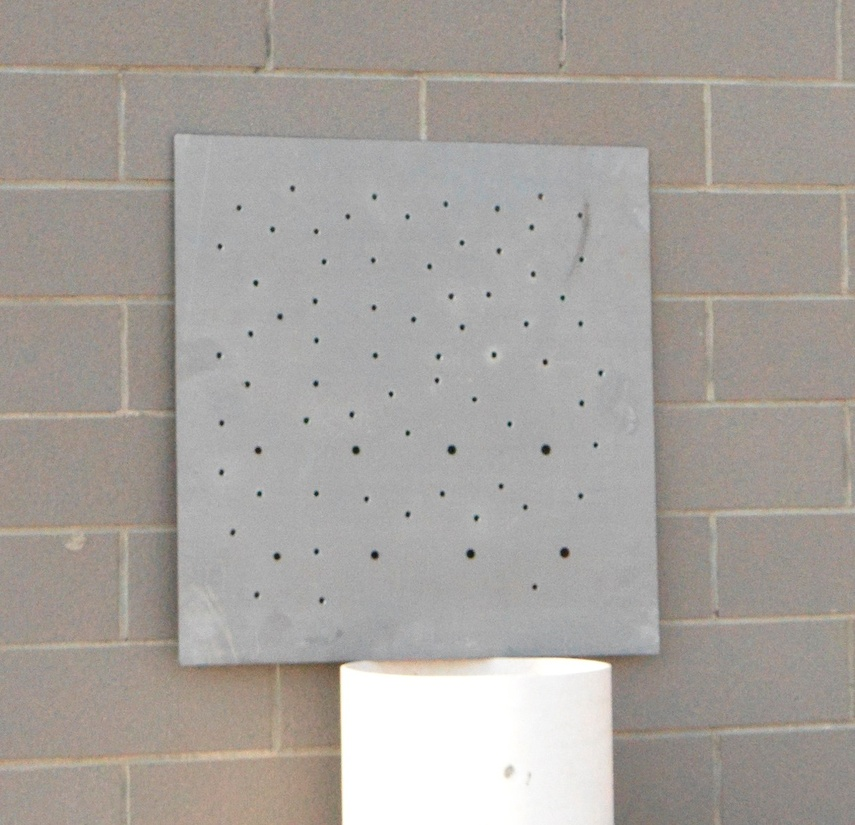
#> input picture license_plate/bullet_hole_5.jpg, 855 x 825 px, shrunk from 1213 x 1171 before the run, found by its file name
$ python bullet_hole.py   (older library calls are emulated)
#> lines starting #> are read from the running program, lines starting #| are printed output that depends on the picture; after the words box and inside, x2 and y2 are one past the last pixel; in counts of white or black regions, pixels touching at a corner belong together
import cv2
import numpy as np
from cv2.cv2 import GaussianBlur

image = cv2.imread('C:\\Users\\YFZX\\Desktop\\Python_code\\license_plate\\bullet_hole_5.jpg')
#> image is the input picture: shape (825, 855, 3); mean B, G, R 157, 162, 167.2
output=image.copy()
#print(image.shape)
cv2.namedWindow('demo', 0)

#cv2.imshow("image", image)

#hsv_img = cv2.cvtColor(image, cv2.COLOR_BGR2HSV)
#cv2.imshow("hsv", hsv_img)

gray_img = cv2.cvtColor(image, cv2.COLOR_BGR2GRAY )
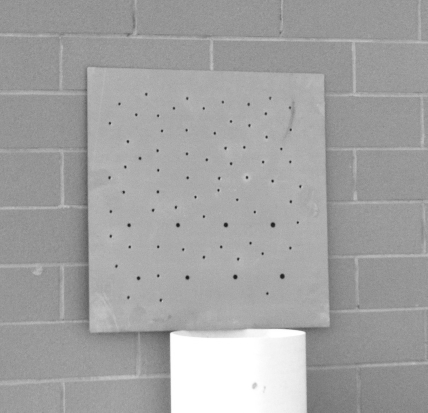
#> gray_img: shape (825, 855) (shown at 1/2 size); min 14, max 255, mean 163
#cv2.imshow("gray", gray_img)
gauss=cv2.GaussianBlur(gray_img,(9,9),0)
#cv2.imshow("Gauss", gauss)

ret, thresh = cv2.threshold(gauss, 120, 255, cv2.THRESH_BINARY) # 阈值分割
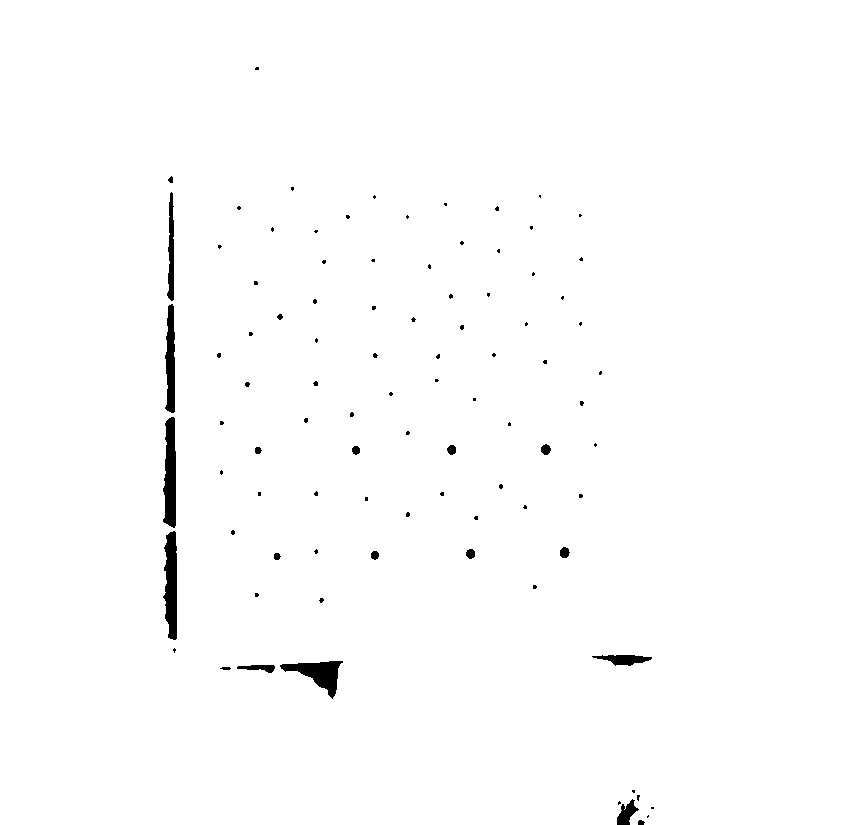
#> thresh: shape (825, 855); 99% white; 92 black regions (71 under 20 px), largest, box (x1, y1, x2, y2) and area: (163, 531, 177, 640) 1145, (163, 417, 176, 528) 1133, (280, 661, 343, 699) 1007
cv2.imshow("thresh0",thresh )

#sobel = cv2.Sobel(thresh, cv2.CV_8U, 1, 1, ksize=1) #对原始灰度图进行边缘检测，初步筛选出包含车牌位置的若干个区域
#cv2.imshow("sobel", sobel)

kernel_erode = np.ones((2,2), np.uint8)
erode = cv2.erode(thresh, kernel_erode,iterations=5)
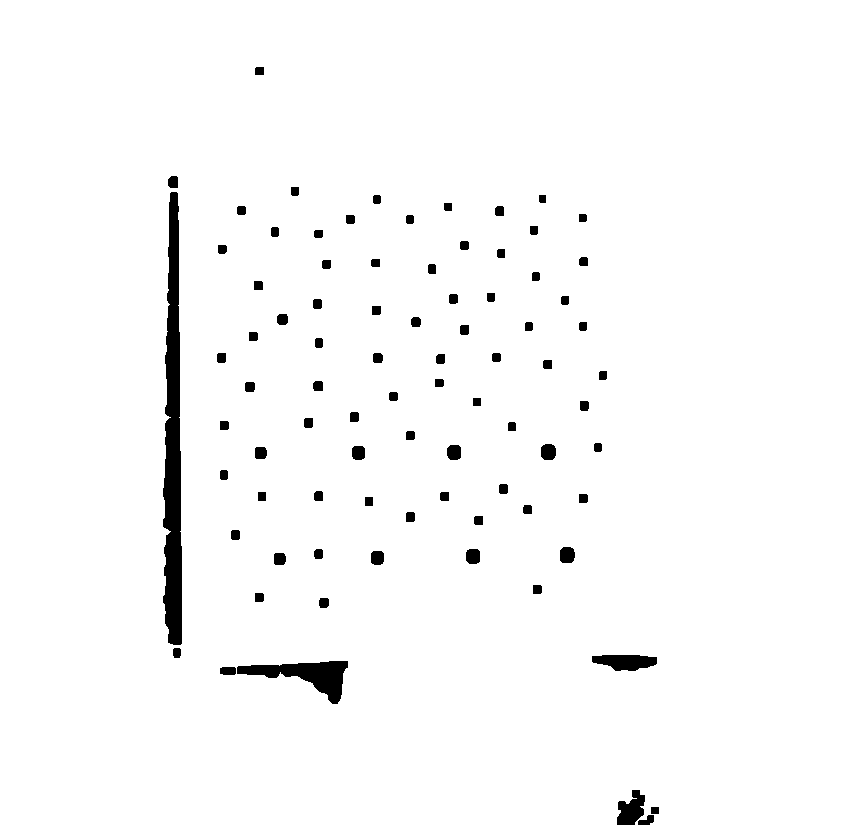
#> erode: shape (825, 855); 97.6% white; 84 black regions, largest, box (x1, y1, x2, y2) and area: (163, 192, 182, 645) 6241, (237, 661, 348, 704) 1980, (592, 655, 657, 671) 781
#cv2.imshow("erode", erode)

canny=cv2.Canny(erode, 200, 300)
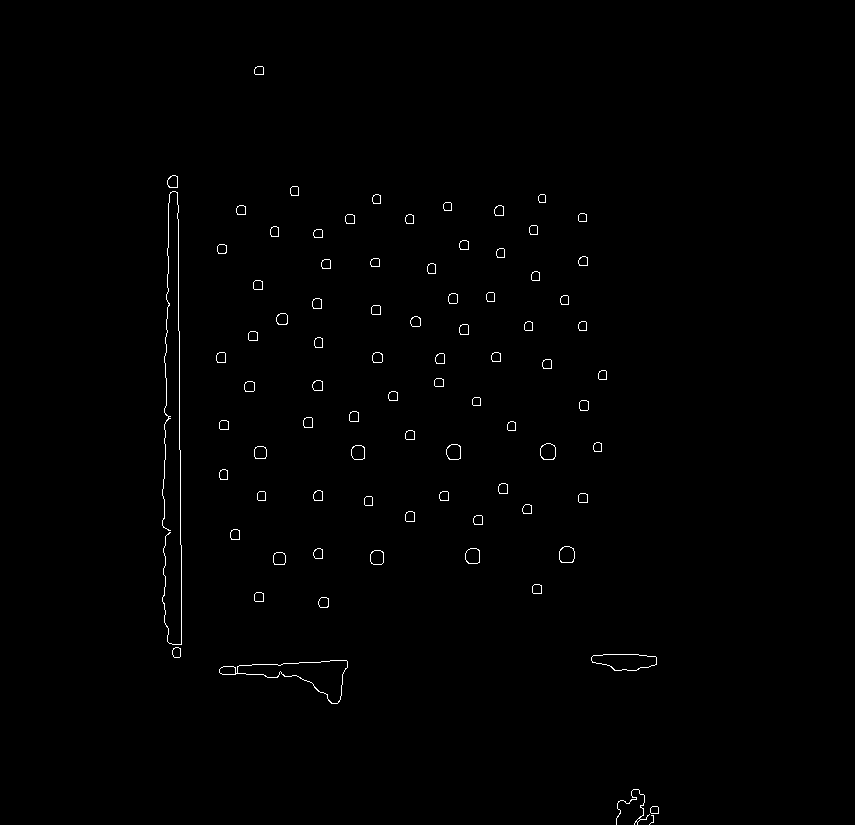
#> canny: shape (825, 855); 0.59% white in thin lines or dots, all inside (x1, y1, x2, y2) = (162, 66, 659, 825)
cv2.imshow("canny", canny)

# [6 lines of commented-out code are left out]
'''
circles = cv2.HoughCircles(canny, cv2.HOUGH_GRADIENT,1,60,param1=50,param2=1,minRadius=1,maxRadius=5)
print(circles.shape[1])
a = "Total: "+str(circles.shape[1])
'''

'''
if circles is not None:
    # 将圆(x, y)坐标和半径转换成int
    circles = np.round(circles[0, :]).astype('int')
    for (x, y, r) in circles:
        # 绘制圆和半径矩形到output
        cv2.circle(output, (x, y), r, (0, 255, 0), 4)
        cv2.rectangle(output, (x-5, y-5), (x+5, y+5), (0, 128, 255), -1)

    cv2.imshow('output', np.hstack([image, output]))
'''
contours, hier = cv2.findContours(canny, cv2.RETR_EXTERNAL, cv2.CHAIN_APPROX_SIMPLE)  #只检测外轮廓，即轮廓不分级
#> contours = 83 contours, 2 with area under 20; largest, box (x1, y1, x2, y2) and area: (219, 660, 348, 704) 2111, (591, 654, 657, 671) 792, (559, 546, 575, 563) 214, (540, 443, 556, 460) 211, (465, 548, 480, 564) 190
#print(contours[0].shape)
#> (the run stopped early here; a loop or call above may not have finished)

$ run again, with license_plate/bullet_hole_2.jpg copied over license_plate/bullet_hole_5.jpg
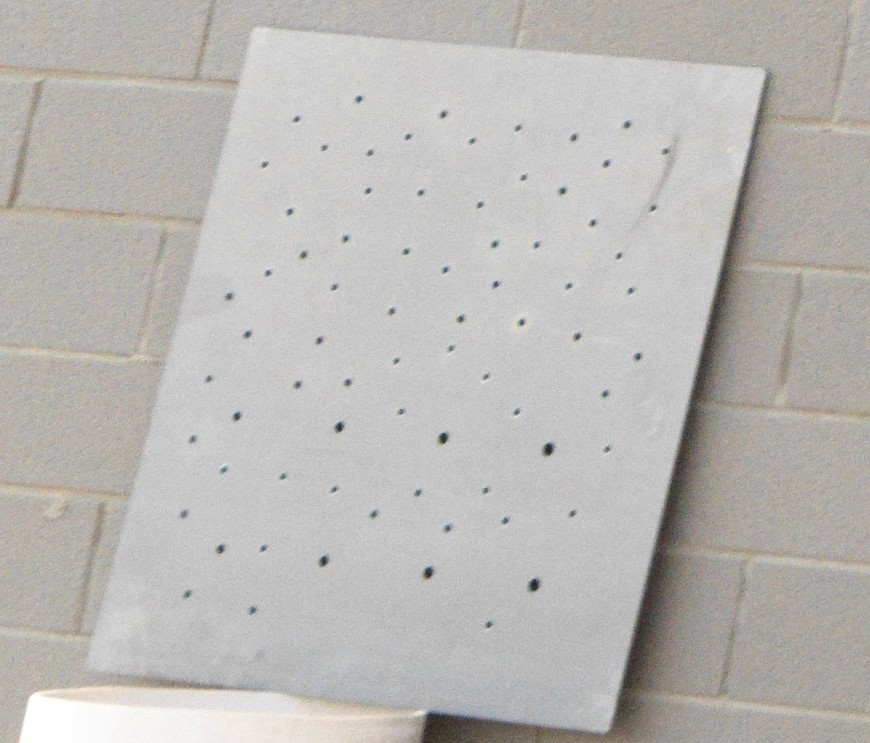
#> input picture license_plate/bullet_hole_2.jpg, 870 x 743 px, found by its file name
#> image is the input picture: shape (743, 870, 3); mean B, G, R 181.5, 184.6, 186.9
#> `ret, thresh = cv2.threshold(gauss, 120, 255, cv2.THRESH_BINARY)`:
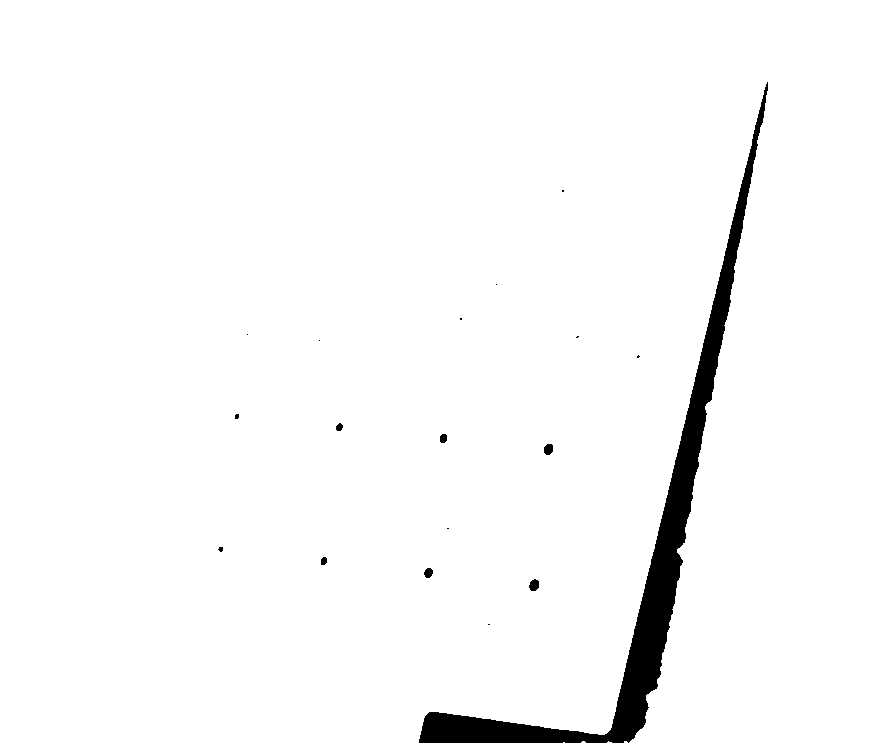
#> thresh: shape (743, 870); 97.3% white; 18 black regions (11 under 20 px), largest, box (x1, y1, x2, y2) and area: (419, 82, 768, 743) 17224, (529, 579, 539, 591) 93, (544, 444, 553, 455) 83
#> erode: shape (743, 870); 96.4% white; 18 black regions, largest, box (x1, y1, x2, y2) and area: (419, 82, 773, 743) 21451, (529, 579, 544, 596) 228, (544, 444, 558, 460) 208
#> `canny=cv2.Canny(erode, 200, 300)`:
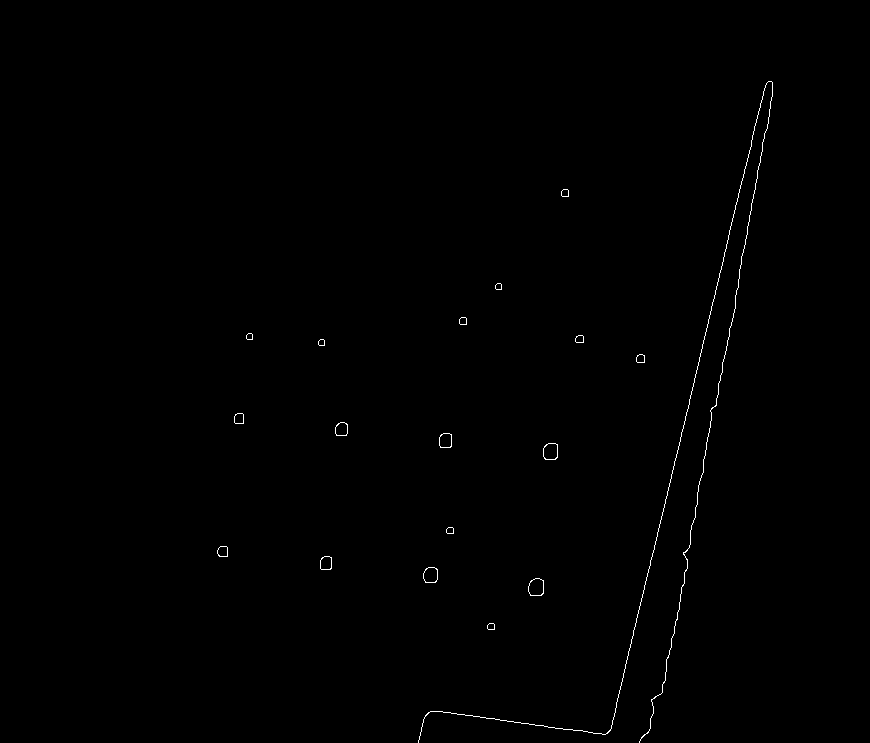
#> canny: shape (743, 870); 0.33% white in thin lines or dots, all inside (x1, y1, x2, y2) = (217, 81, 773, 743)
#> contours = 18 contours; largest, box (x1, y1, x2, y2) and area: (528, 578, 544, 596) 224, (543, 443, 558, 460) 208, (423, 567, 438, 583) 187, (439, 433, 452, 448) 158, (335, 422, 348, 436) 140

$ run again, with license_plate/bullet_hole_3.jpg copied over license_plate/bullet_hole_5.jpg
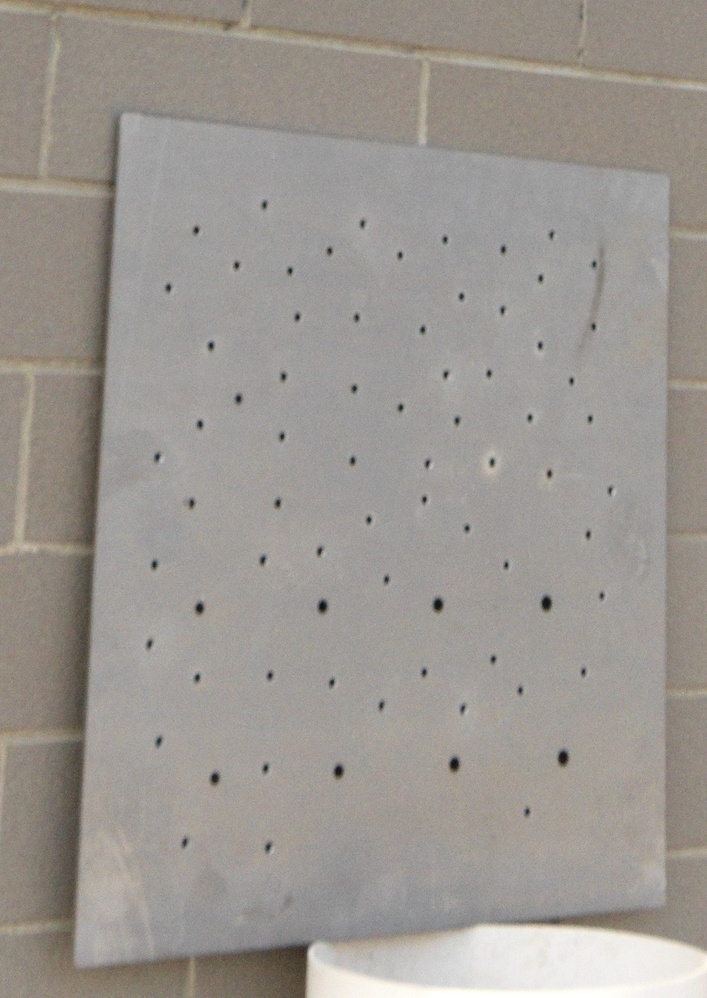
#> input picture license_plate/bullet_hole_3.jpg, 707 x 998 px, shrunk from 1167 x 1647 before the run, found by its file name
#> image is the input picture: shape (998, 707, 3); mean B, G, R 145.9, 151.4, 156.4
#> `ret, thresh = cv2.threshold(gauss, 120, 255, cv2.THRESH_BINARY)`:
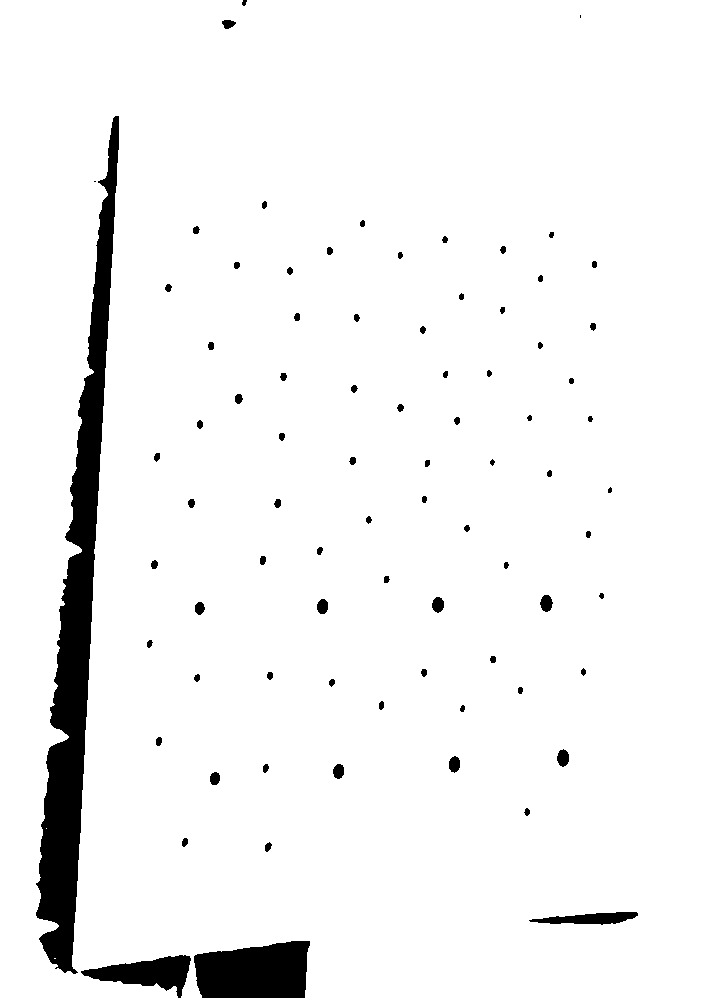
#> thresh: shape (998, 707); 95.2% white; 82 black regions (3 under 20 px), largest, box (x1, y1, x2, y2) and area: (36, 116, 119, 974) 21495, (194, 941, 310, 998) 5577, (81, 955, 191, 998) 2287
#> erode: shape (998, 707); 93.1% white; 79 black regions, largest, box (x1, y1, x2, y2) and area: (36, 116, 315, 998) 35882, (529, 912, 643, 930) 1496, (540, 595, 558, 617) 337
#> `canny=cv2.Canny(erode, 200, 300)`:
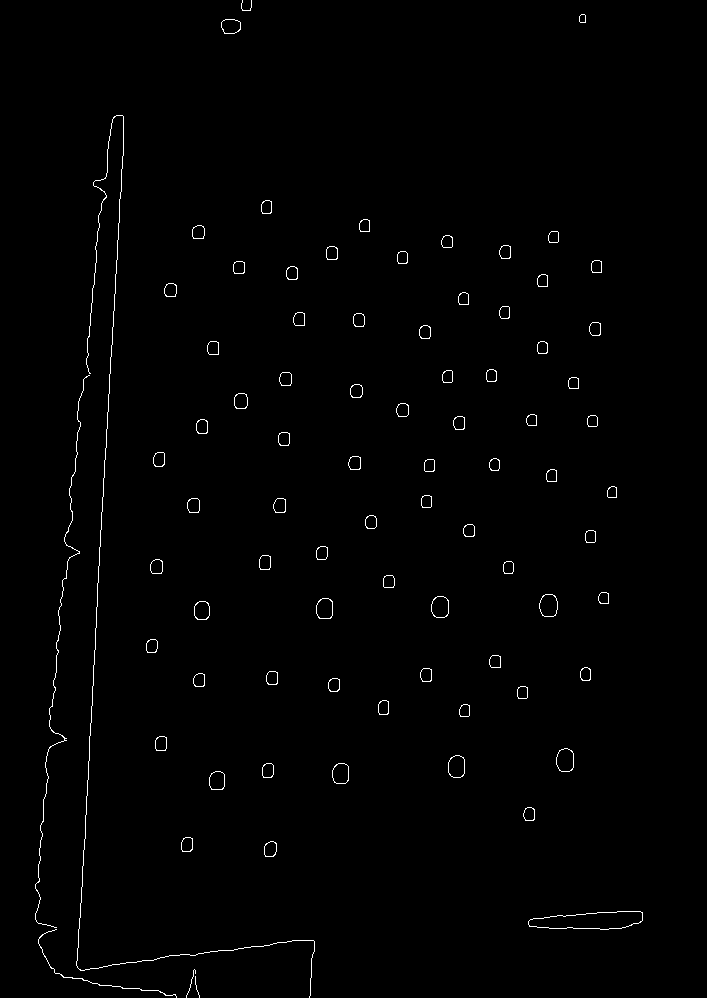
#> canny: shape (998, 707); 0.84% white in thin lines or dots, all inside (x1, y1, x2, y2) = (35, 0, 643, 998)
#> contours = 83 contours, 5 with area under 20; largest, box (x1, y1, x2, y2) and area: (528, 911, 643, 930) 1496, (539, 594, 558, 617) 336, (556, 748, 574, 772) 334, (431, 596, 449, 618) 312, (448, 755, 465, 778) 308
